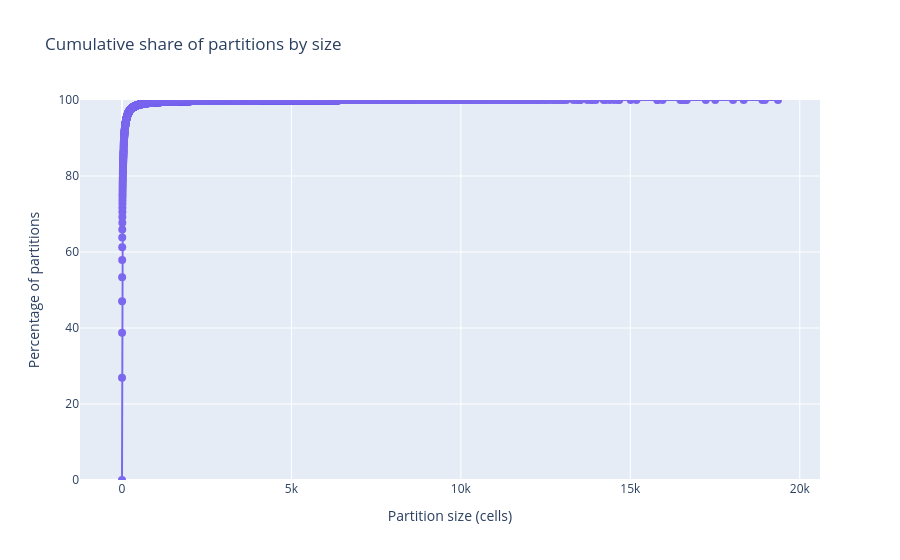
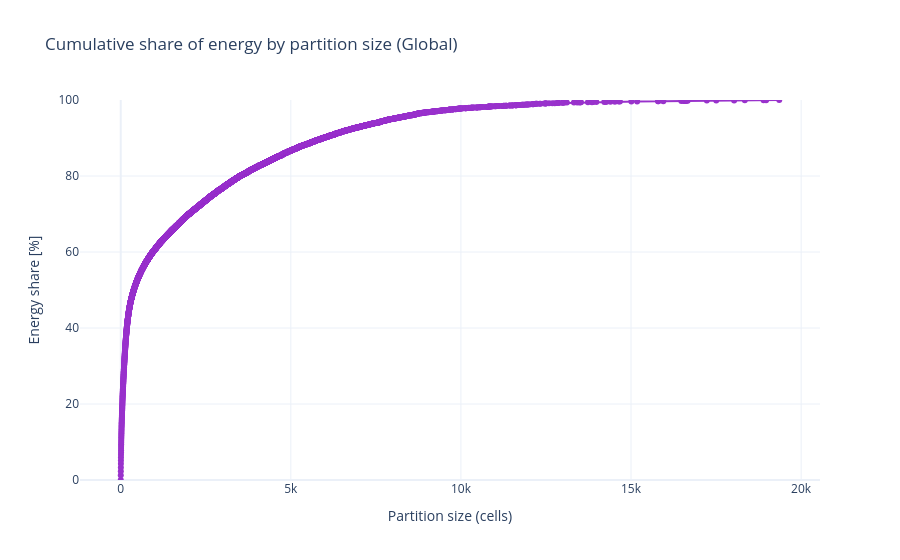

These figures' notebook cell, in order:
### Code cell
import plotly.graph_objects as go
import matplotlib.pyplot as plt
import numpy as np
from primary.calibration import CALIBRATION
calo = calo_hits

cluster_stats = (
    calo.lazy()
    .select(["event_id", "cluster_id"])
    .explode("cluster_id")
    .group_by(["event_id", "cluster_id"])
    .agg(pl.count().alias("count"))
    .rename({"count": "cluster_size"})
    .collect()
)
size_cdf = (
    cluster_stats.lazy()
    .group_by("cluster_size")
    .agg(pl.count().alias("num_clusters"))
    .sort("cluster_size")
    .collect()
    .with_columns([
        pl.col("num_clusters").cum_sum().shift(1).fill_null(0).alias("clusters_lt"),
    ])
    .with_columns([
        (pl.col("clusters_lt") / pl.col("num_clusters").sum() * 100).alias("percentage_lt"),
    ])
)

fig = go.Figure(
    go.Scatter(
        x=size_cdf["cluster_size"],
        y=size_cdf["percentage_lt"],
        mode="markers+lines",
        marker=dict(size=8, color="mediumslateblue"),
        hovertemplate="Partition size < %{x}<br>Share: %{y:.2f}%<extra></extra>",
    )
)
fig.update_layout(
    title="Cumulative share of partitions by size",
    xaxis_title="Partition size (cells)",
    yaxis_title="Percentage of partitions",
    yaxis=dict(range=[0, 100]),
)
fig.show()



cluster_energy_stats = (
    calo.lazy()
    .select(["event_id", "cluster_id", "detector", "total_energy"])
    .explode(["cluster_id", "detector", "total_energy"])
    .join(
        CALIBRATION.lazy().select(["detector", "calib_factor"]),
        on="detector",
    )
    .group_by(["event_id", "cluster_id"])
    .agg([
        pl.len().alias("cluster_size"),
        (pl.col("total_energy") * pl.col("calib_factor")).sum().alias("cluster_energy"),
    ])
    .collect(streaming=True)
)

# 2. Calculate Global Energy Distribution
energy_cdf = (
    cluster_energy_stats.lazy()
    # BUG FIX: Group ONLY by cluster_size. 
    # We want to sum the energy of ALL clusters of size X in the entire dataset.
    .group_by("cluster_size")
    .agg([
        pl.col("cluster_energy").sum().alias("total_energy_at_size"),
    ])
    .sort("cluster_size")
    .with_columns([
        # Cumulative sum of the GLOBAL energy
        pl.col("total_energy_at_size")
        .cum_sum()
        .shift(1)
        .fill_null(0)
        .alias("energy_lt_global")
    ])
    .with_columns([
        # Normalize by the grand total energy of the entire dataset
        (pl.col("energy_lt_global") / pl.col("total_energy_at_size").sum() * 100)
        .alias("avg_energy_pct")
    ])
    .collect()
)

# 3. Plot
fig = go.Figure(
    go.Scatter(
        x=energy_cdf["cluster_size"],
        y=energy_cdf["avg_energy_pct"],
        mode="markers+lines",
        marker=dict(size=6, color="darkorchid"),
        line=dict(width=2),
        hovertemplate="Partition size < %{x}<br>Total Energy share: %{y:.2f}%<extra></extra>",
    )
)
fig.update_layout(
    title="Cumulative share of energy by partition size (Global)",
    xaxis_title="Partition size (cells)",
    yaxis_title="Energy share [%]",
    yaxis=dict(range=[0, 100]),
    template="plotly_white"
)
fig.show()

### Figure 1 — Plotly figure (JSON) as saved in the notebook; plotly's stock layout.template omitted (floating-point values rounded to 4 significant figures; data arrays with more than 128 entries replaced by an {"elided": "..."} marker saying what was removed)
{"data": [{"hovertemplate": "Partition size < %{x}<br>Share: %{y:.2f}%<extra></extra>", "marker": {"color": "mediumslateblue", "size": 8}, "mode": "markers+lines", "type": "scatter", "x": {"elided": "6065 int values"}, "y": {"elided": "6065 float values"}}], "layout": {"title": {"text": "Cumulative share of partitions by size"}, "xaxis": {"title": {"text": "Partition size (cells)"}}, "yaxis": {"range": [0, 100], "title": {"text": "Percentage of partitions"}}}}

### Figure 2 — Plotly figure (JSON) as saved in the notebook; plotly's stock layout.template omitted (floating-point values rounded to 4 significant figures; data arrays with more than 128 entries replaced by an {"elided": "..."} marker saying what was removed)
{"data": [{"hovertemplate": "Partition size < %{x}<br>Total Energy share: %{y:.2f}%<extra></extra>", "line": {"width": 2}, "marker": {"color": "darkorchid", "size": 6}, "mode": "markers+lines", "type": "scatter", "x": {"elided": "6065 int values"}, "y": {"elided": "6065 float values"}}], "layout": {"title": {"text": "Cumulative share of energy by partition size (Global)"}, "xaxis": {"title": {"text": "Partition size (cells)"}}, "yaxis": {"range": [0, 100], "title": {"text": "Energy share [%]"}}}}
